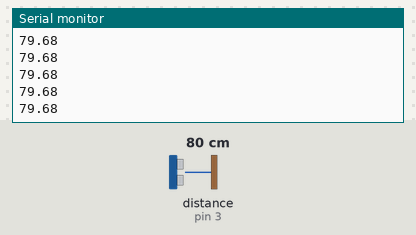
This sketch was run on a simulated Arduino Uno, built with avr-gcc and run on an emulated ATmega328P. On the bench: the last lines printed to the serial monitor. Wiring (inferred from the names in the program): ultrasonic range finder: trigger pin 2; echo pin 3. The inputs (shaded band) are chosen by the test bench; at power-on: distance to the obstacle (sensor on pin 3) 80 cm. The echo pulse lasts 58.3 µs per cm.

Above: at 1.2 s.
1.3 s: distance to the obstacle (sensor on pin 3) set to 2 cm
At 2.0 s:
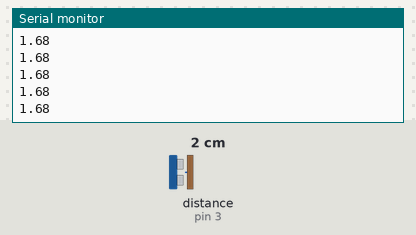
2.8 s: distance to the obstacle (sensor on pin 3) set to 4 cm
At 3.8 s:
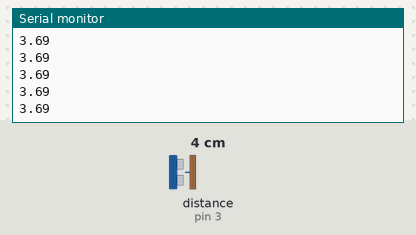
Timing chart, 0 to 5.8 s (numbered marks = the images above; inputs shaded):
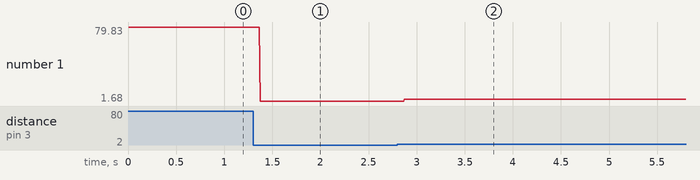

The sketch:

UltrasonicTest.ino
```cpp
int trigPin = 2, echoPin = 3;

void setup(){
    pinMode(trigPin, OUTPUT);
    pinMode(echoPin, INPUT);

    Serial.begin(9600);
    while(!Serial);
}

void loop(){
    digitalWrite(trigPin, LOW);
    delayMicroseconds(2);
    digitalWrite(trigPin, HIGH);
    delayMicroseconds(10);
    digitalWrite(trigPin, LOW);

    double duration = pulseIn(echoPin, HIGH);
    double distance = duration * 0.0343 / 2.0;

    Serial.print(distance);
    Serial.print('\n');
}
```

Measured:
- after the input at 1.3 s, the serial monitor: prints a new line after 0.07 s (image 1)
- after the input at 2.8 s, the serial monitor: prints a new line after 0.07 s (image 2)
- plotted number 1: 79.68 → 1.68 after the input at 1.3 s, 1.68 → 3.69 after the input at 2.8 s
